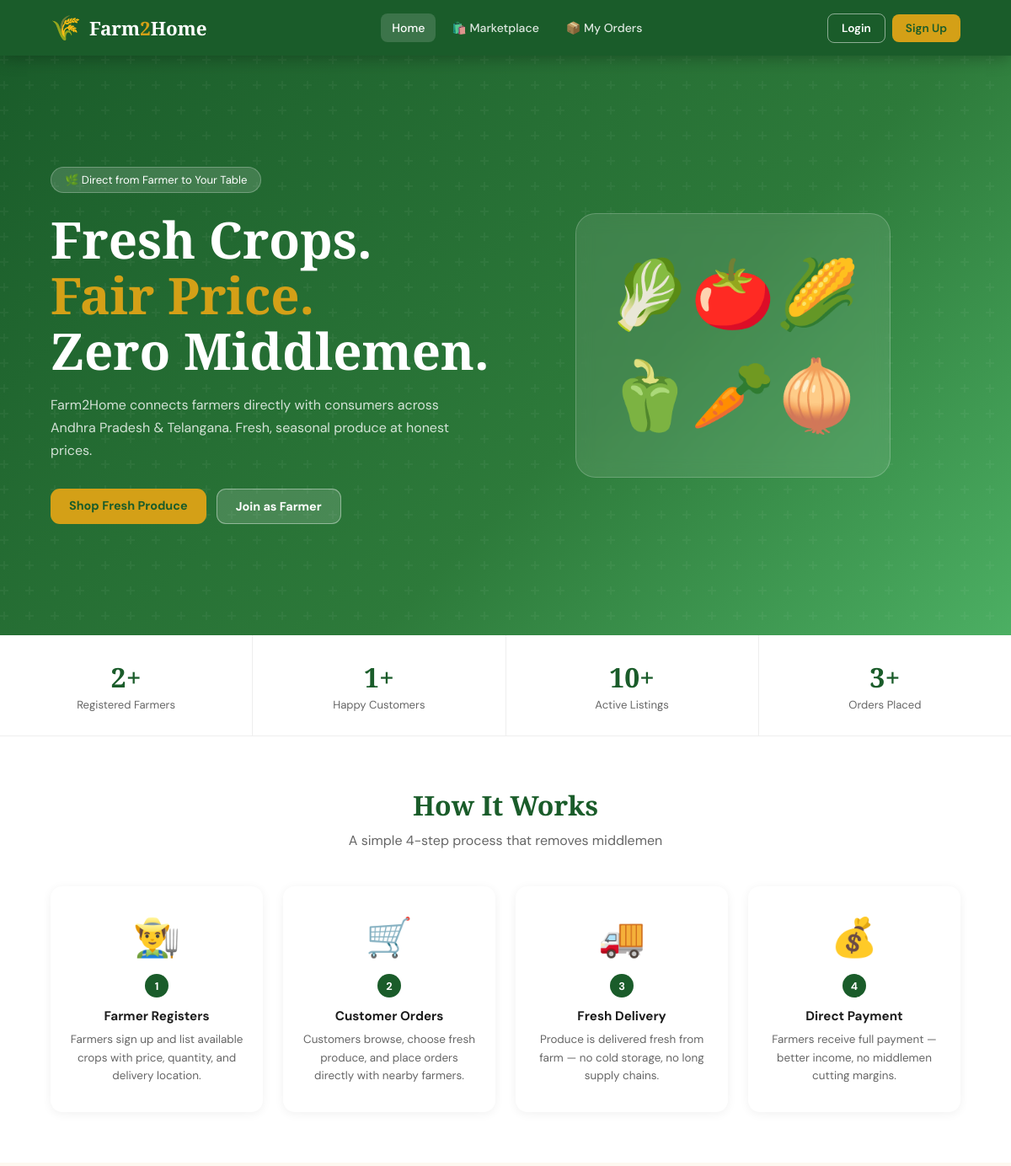
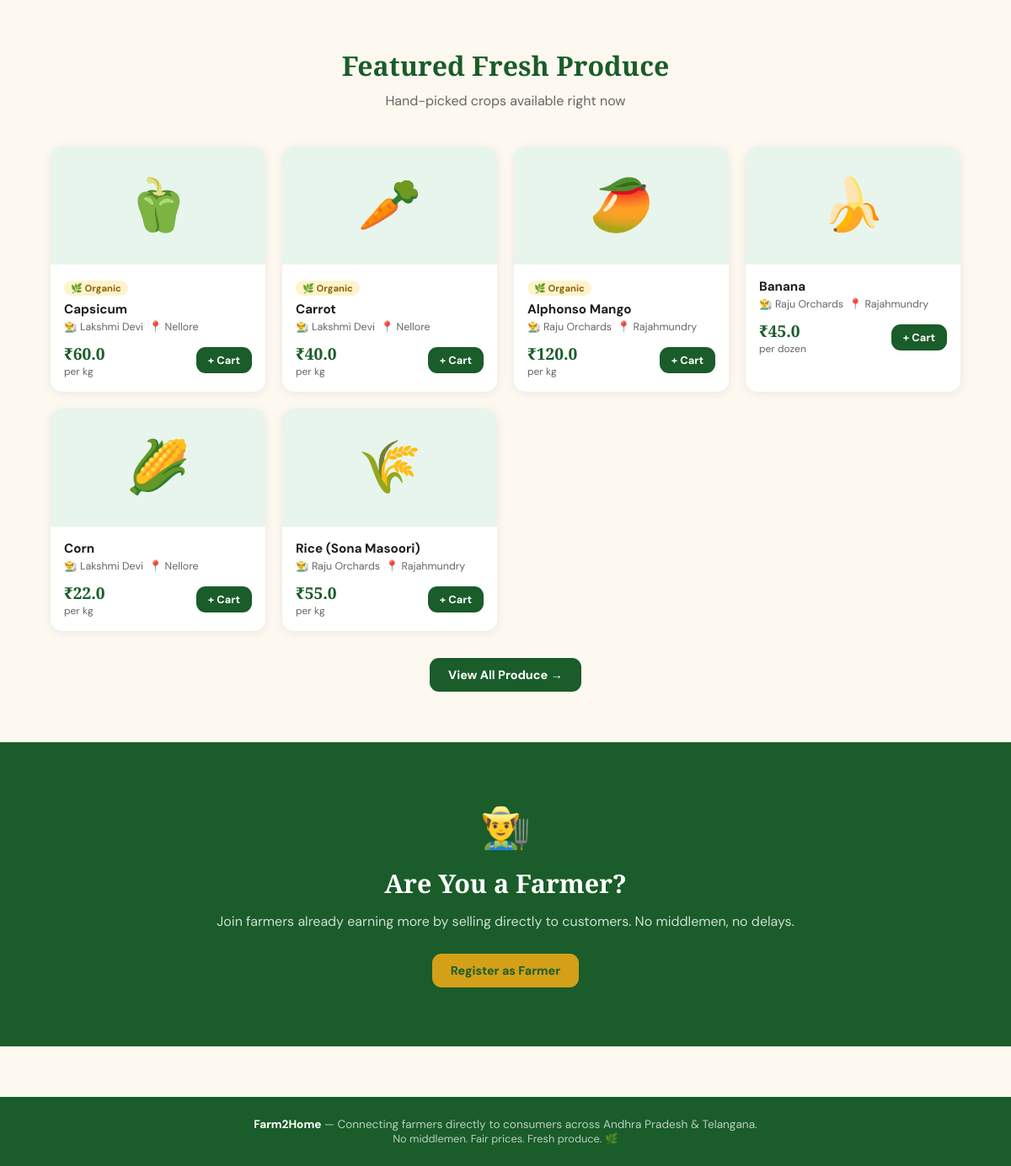
The page / on the database its author committed (2 pictures, top to bottom).
### tables this page shows
CREATE TABLE crops (
        id INTEGER PRIMARY KEY AUTOINCREMENT,
        farmer_id INTEGER NOT NULL,
        name TEXT NOT NULL,
        category TEXT NOT NULL,
        quantity REAL NOT NULL,
        price REAL NOT NULL,
        unit TEXT DEFAULT 'kg',
        harvest_date TEXT,
        location TEXT,
        description TEXT,
        is_organic INTEGER DEFAULT 0,
        min_order REAL DEFAULT 1,
        status TEXT DEFAULT 'active',
        emoji TEXT DEFAULT '🌾',
        created_at TEXT DEFAULT CURRENT_TIMESTAMP,
        FOREIGN KEY (farmer_id) REFERENCES users(id)
    );

CREATE TABLE users (
        id INTEGER PRIMARY KEY AUTOINCREMENT,
        name TEXT NOT NULL,
        phone TEXT UNIQUE NOT NULL,
        password TEXT NOT NULL,
        role TEXT NOT NULL DEFAULT 'customer',
        location TEXT,
        district TEXT,
        language TEXT DEFAULT 'English',
        bank_account TEXT,
        ifsc TEXT,
        created_at TEXT DEFAULT CURRENT_TIMESTAMP
    );

### app.py (the view)
@app.route('/')
def index():
    conn = get_db()
    featured = conn.execute("""
        SELECT c.*, u.name as farmer_name, u.location as farmer_loc
        FROM crops c JOIN users u ON c.farmer_id = u.id
        WHERE c.status='active' LIMIT 6
    """).fetchall()
    stats = {
        'farmers': conn.execute("SELECT COUNT(*) FROM users WHERE role='farmer'").fetchone()[0],
        'customers': conn.execute("SELECT COUNT(*) FROM users WHERE role='customer'").fetchone()[0],
        'crops': conn.execute("SELECT COUNT(*) FROM crops WHERE status='active'").fetchone()[0],
        'orders': conn.execute("SELECT COUNT(*) FROM orders").fetchone()[0],
    }
    conn.close()
    return render_template('index.html', featured=featured, stats=stats)

### app.py (called while the page is built)
def get_db():
    conn = sqlite3.connect(DB_PATH)
    conn.row_factory = sqlite3.Row
    return conn

### templates/index.html (shortened to what this page needs)
{% extends 'base.html' %}
{% block content %}
<section class="hero">
  <div class="hero-content">
    <div class="hero-badge">🌿 Direct from Farmer to Your Table</div>
    <h1>Fresh Crops.<br/><span>Fair Price.</span><br/>Zero Middlemen.</h1>
    <p>Farm2Home connects farmers directly with consumers across Andhra Pradesh & Telangana. Fresh, seasonal produce at honest prices.</p>
    <div class="hero-ctas">
      <a href="{{ url_for('marketplace') }}" class="btn btn-gold">Shop Fresh Produce</a>
      <a href="{{ url_for('register') }}" class="btn" style="background:rgba(255,255,255,.15);color:#fff;border:1.5px solid rgba(255,255,255,.4);">Join as Farmer</a>
    </div>
  </div>
  <div class="hero-visual">
    <div class="hero-box">🥬🍅🌽<br/>🫑🥕🧅</div>
  </div>
</section>
<div class="stats-bar">
  <div class="stat"><div class="stat-num">{{ stats.farmers }}+</div><div class="stat-label">Registered Farmers</div></div>
  <div class="stat"><div class="stat-num">{{ stats.customers }}+</div><div class="stat-label">Happy Customers</div></div>
  <div class="stat"><div class="stat-num">{{ stats.crops }}+</div><div class="stat-label">Active Listings</div></div>
  <div class="stat"><div class="stat-num">{{ stats.orders }}+</div><div class="stat-label">Orders Placed</div></div>
</div>
<section class="section" style="background:#fff;">
  <div class="section-header">
    <h2>How It Works</h2>
    <p>A simple 4-step process that removes middlemen</p>
  </div>
  <div class="how-grid">
    <div class="how-card">
      <div class="how-icon">👨‍🌾</div>
      <div class="how-num">1</div>
      <h3>Farmer Registers</h3>
      <p>Farmers sign up and list available crops with price, quantity, and delivery location.</p>
    </div>
    <div class="how-card">
      <div class="how-icon">🛒</div>
      <div class="how-num">2</div>
      <h3>Customer Orders</h3>
      <p>Customers browse, choose fresh produce, and place orders directly with nearby farmers.</p>
    </div>
    <div class="how-card">
      <div class="how-icon">🚚</div>
      <div class="how-num">3</div>
      <h3>Fresh Delivery</h3>
      <p>Produce is delivered fresh from farm — no cold storage, no long supply chains.</p>
    </div>
    <div class="how-card">
      <div class="how-icon">💰</div>
      <div class="how-num">4</div>
      <h3>Direct Payment</h3>
      <p>Farmers receive full payment — better income, no middlemen cutting margins.</p>
    </div>
  </div>
</section>
<section class="section">
  <div class="section-header">
    <h2>Featured Fresh Produce</h2>
    <p>Hand-picked crops available right now</p>
  </div>
  <div class="prod-grid">
    {% for crop in featured %}
    <div class="prod-card">
      <div class="prod-img">{{ crop.emoji }}</div>
      <div class="prod-body">
        {% if crop.is_organic %}<span class="tag-organic">🌿 Organic</span>{% endif %}
        <div class="prod-name">{{ crop.name }}</div>
        <div class="prod-farmer">👨‍🌾 {{ crop.farmer_name }} &nbsp;📍 {{ crop.farmer_loc }}</div>
        <div class="prod-foot">
          <div><div class="prod-price">₹{{ crop.price }}</div><div class="prod-unit">per {{ crop.unit }}</div></div>
          <form method="post" action="{{ url_for('add_to_cart', crop_id=crop.id) }}" style="display:inline;">
            <button type="submit" class="btn btn-green btn-sm">+ Cart</button>
          </form>
        </div>
      </div>
    </div>
    {% endfor %}
  </div>
  <div style="text-align:center;margin-top:32px;">
    <a href="{{ url_for('marketplace') }}" class="btn btn-green">View All Produce →</a>
  </div>
</section>
<div class="cta-banner">
  <div style="font-size:3rem;margin-bottom:14px;">👨‍🌾</div>
  <h2>Are You a Farmer?</h2>
  <p>Join farmers already earning more by selling directly to customers. No middlemen, no delays.</p>
  <a href="{{ url_for('register') }}" class="btn btn-gold">Register as Farmer</a>
</div>
{% endblock %}

### templates/base.html (style rules this page uses)
:root { --green:#1a5c2a;--green-light:#2d8a45;--green-pale:#e8f5ec; --earth:#7a4f2d;--cream:#fdf8f0;--gold:#d4a017;--red:#c0392b; --text:#1c1c1c;--muted:#666;--white:#fff; --radius:14px;--shadow:0 8px 32px rgba(0,0,0,.12); }
* { margin:0;padding:0;box-sizing:border-box; }
body { font-family:'DM Sans',sans-serif;background:var(--cream);color:var(--text); }
a { text-decoration:none;color:inherit; }
.btn { display:inline-block;padding:11px 22px;border-radius:11px;border:none;cursor:pointer;font-family:'DM Sans',sans-serif;font-weight:700;font-size:.9rem;transition:.2s; }
.btn-green { background:var(--green);color:#fff; }
.btn-gold { background:var(--gold);color:var(--green); }
.btn-sm { padding:7px 14px;font-size:.8rem; }
.section { padding:60px 5%; }
.section-header { text-align:center;margin-bottom:44px; }
.section-header h2 { font-family:'Playfair Display',serif;font-size:2rem;color:var(--green);margin-bottom:10px; }
.section-header p { color:var(--muted);max-width:500px;margin:0 auto; }

### templates/index.html (style rules this page uses)
.hero { background:linear-gradient(135deg,#1a5c2a 0%,#2d7a3a 60%,#4caf63 100%);min-height:86vh;display:flex;align-items:center;padding:0 5%;position:relative;overflow:hidden; }
.hero::before { content:'';position:absolute;inset:0;}
.hero-content { flex:1;z-index:1; }
.hero-badge { display:inline-flex;align-items:center;gap:8px;background:rgba(255,255,255,.15);border:1px solid rgba(255,255,255,.25);border-radius:50px;padding:6px 16px;color:#fff;font-size:.82rem;margin-bottom:22px; }
.hero h1 { font-family:'Playfair Display',serif;font-size:clamp(2.4rem,5vw,3.8rem);color:#fff;line-height:1.1;margin-bottom:18px; }
.hero h1 span { color:#d4a017; }
.hero p { color:rgba(255,255,255,.8);font-size:1rem;max-width:500px;line-height:1.7;margin-bottom:32px; }
.hero-ctas { display:flex;gap:12px;flex-wrap:wrap; }
.hero-visual { flex:1;display:flex;justify-content:center;z-index:1; }
.hero-box { background:rgba(255,255,255,.1);backdrop-filter:blur(10px);border:1px solid rgba(255,255,255,.2);border-radius:24px;padding:36px;font-size:5rem;text-align:center;animation:float 3s ease-in-out infinite;line-height:1.5; }
.stats-bar { background:#fff;display:flex;border-bottom:1px solid #eee; }
.stat { flex:1;text-align:center;padding:28px 16px;border-right:1px solid #eee; }
.stat:last-child { border-right:none; }
.stat-num { font-family:'Playfair Display',serif;font-size:2rem;color:var(--green);font-weight:900; }
.stat-label { color:var(--muted);font-size:.82rem;margin-top:3px; }
.prod-grid { display:grid;grid-template-columns:repeat(auto-fill,minmax(220px,1fr));gap:20px; }
.prod-card { background:#fff;border-radius:var(--radius);box-shadow:0 2px 12px rgba(0,0,0,.07);overflow:hidden;transition:.3s; }
.prod-img { height:140px;display:flex;align-items:center;justify-content:center;font-size:3.8rem;background:var(--green-pale); }
.prod-body { padding:16px; }
.prod-name { font-weight:700;font-size:.95rem;margin-bottom:3px; }
.prod-farmer { color:var(--muted);font-size:.78rem;margin-bottom:10px; }
.prod-foot { display:flex;align-items:center;justify-content:space-between; }
.prod-price { font-family:'Playfair Display',serif;font-size:1.2rem;color:var(--green);font-weight:700; }
.prod-unit { color:var(--muted);font-size:.75rem; }
.tag-organic { display:inline-block;background:#fff3cd;color:#856404;font-size:.7rem;font-weight:700;padding:2px 8px;border-radius:20px;margin-bottom:6px; }
.how-grid { display:grid;grid-template-columns:repeat(auto-fit,minmax(210px,1fr));gap:24px; }
.how-card { text-align:center;padding:32px 20px;background:#fff;border-radius:var(--radius);box-shadow:0 2px 12px rgba(0,0,0,.06); }
.how-icon { font-size:2.8rem;margin-bottom:14px; }
.how-num { background:var(--green);color:#fff;width:28px;height:28px;border-radius:50%;display:flex;align-items:center;justify-content:center;font-weight:700;font-size:.8rem;margin:0 auto 12px; }
.how-card h3 { font-weight:700;margin-bottom:7px;font-size:.95rem; }
.how-card p { color:var(--muted);font-size:.84rem;line-height:1.6; }
.cta-banner { background:var(--green);padding:70px 5%;text-align:center;color:#fff; }
.cta-banner h2 { font-family:'Playfair Display',serif;font-size:1.9rem;margin-bottom:14px; }
.cta-banner p { color:rgba(255,255,255,.8);margin-bottom:28px; }

### rows shown on the page
crops: emoji "🫑", is_organic "🌿 Organic", name "Capsicum", farmer_name "Lakshmi Devi", farmer_loc "Nellore", price "60.0", unit "kg"
crops: emoji "🥕", is_organic "🌿 Organic", name "Carrot", farmer_name "Lakshmi Devi", farmer_loc "Nellore", price "40.0", unit "kg"
crops: emoji "🥭", is_organic "🌿 Organic", name "Alphonso Mango", farmer_name "Raju Orchards", farmer_loc "Rajahmundry", price "120.0", unit "kg"
crops: emoji "🍌", name "Banana", farmer_name "Raju Orchards", farmer_loc "Rajahmundry", price "45.0", unit "dozen"
crops: emoji "🌽", name "Corn", farmer_name "Lakshmi Devi", farmer_loc "Nellore", price "22.0", unit "kg"
crops: emoji "🌾", name "Rice (Sona Masoori)", farmer_name "Raju Orchards", farmer_loc "Rajahmundry", price "55.0", unit "kg"

### other values the page prints
{{ stats.farmers }} "2"
{{ stats.customers }} "1"
{{ stats.crops }} "10"
{{ stats.orders }} "3"
